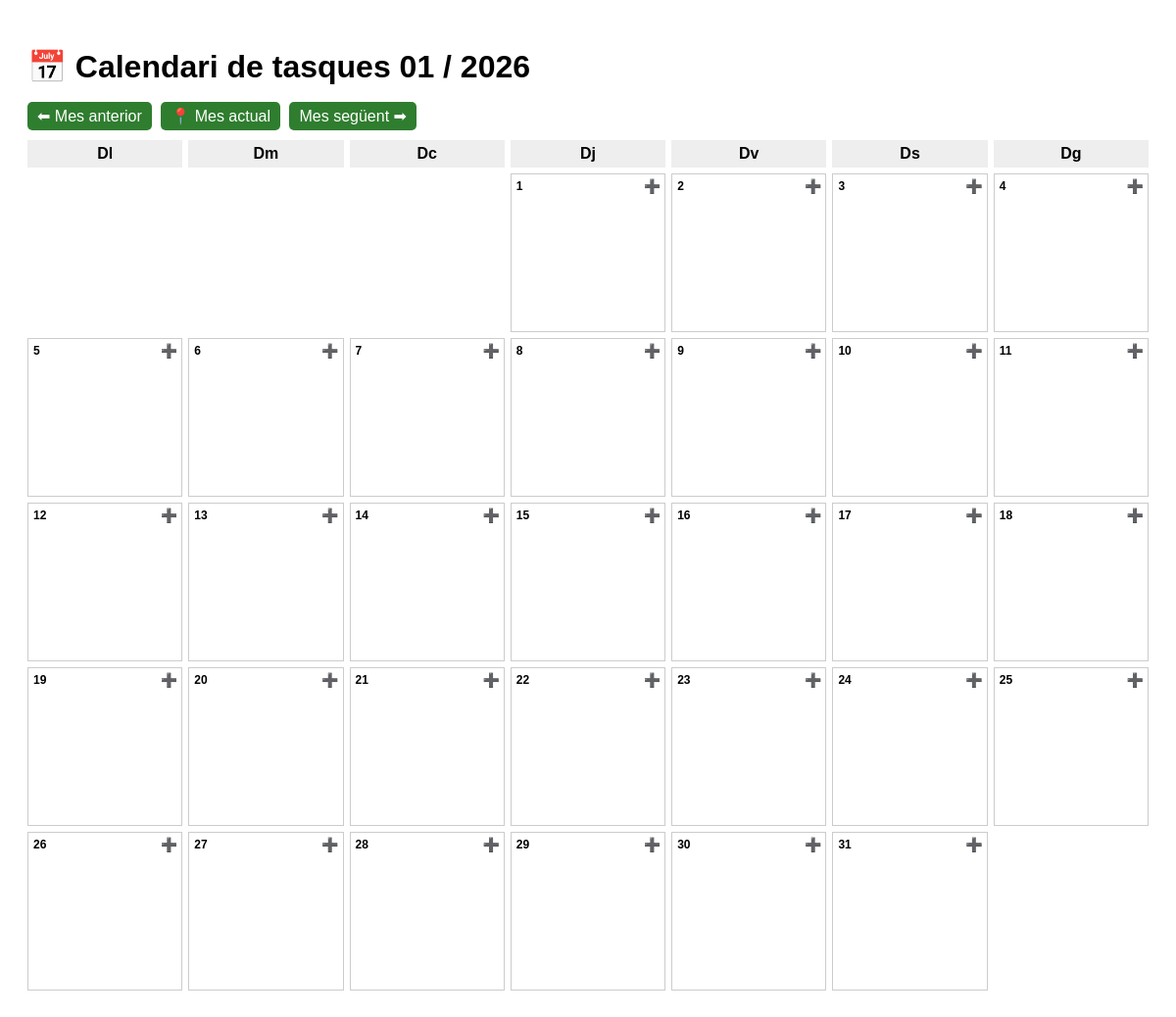
Page /PHP/calendari_tasques.php?mes=01&any=2026 on the earlier database version.
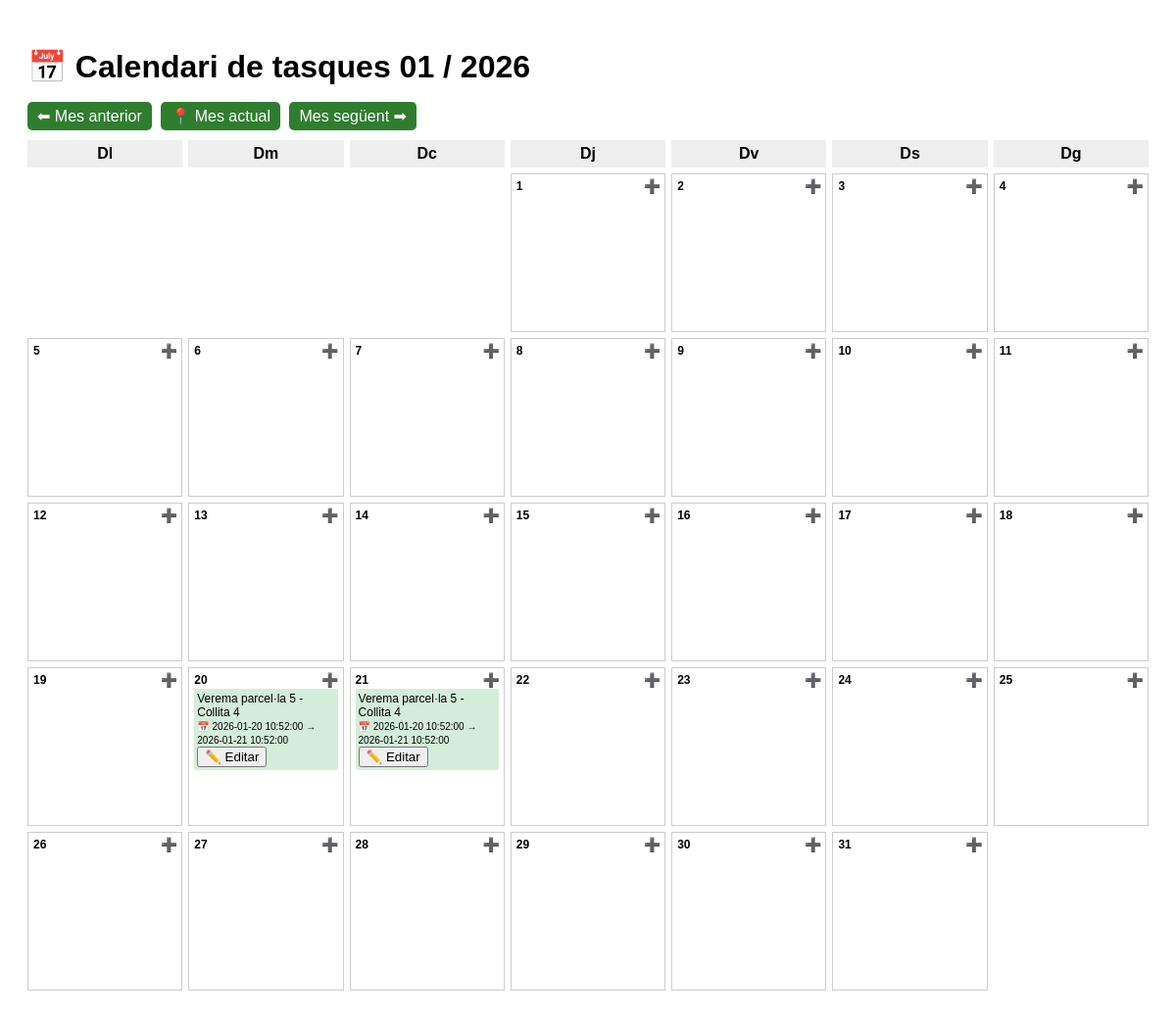
Same page on the later database version.
### tables this page shows
CREATE TABLE `tasca` (
  `id_tasca` int(11) NOT NULL AUTO_INCREMENT,
  `nom_tasca` varchar(150) NOT NULL,
  `tipus_tasca` varchar(100) DEFAULT NULL,
  `id_sector` int(11) DEFAULT NULL,
  `data_inici` date DEFAULT NULL,
  `data_final` date DEFAULT NULL,
  `durada_estimada` varchar(50) DEFAULT NULL,
  `personal_requerit` int(11) DEFAULT NULL,
  `equipament_necessari` text DEFAULT NULL,
  `instruccions` text DEFAULT NULL,
  `dependencies` text DEFAULT NULL,
  `estat` enum('Planificada','En curs','Feta','Cancel·lada') DEFAULT 'Planificada',
  `created_at` timestamp NOT NULL DEFAULT current_timestamp(),
  `id_aplicacio` int(11) DEFAULT NULL,
  `collita_id` int(11) DEFAULT NULL,
  `data_inici_real` datetime DEFAULT NULL,
  `data_fi_real` datetime DEFAULT NULL,
  `notes` text DEFAULT NULL,
  `foto` varchar(255) DEFAULT NULL,
  PRIMARY KEY (`id_tasca`),
  KEY `fk_tasca_sector` (`id_sector`),
  KEY `fk_tasca_aplicacio` (`id_aplicacio`),
  KEY `fk_tasca_collita` (`collita_id`),
  CONSTRAINT `fk_tasca_aplicacio` FOREIGN KEY (`id_aplicacio`) REFERENCES `aplicacio` (`id_aplicacio`) ON DELETE SET NULL ON UPDATE CASCADE,
  CONSTRAINT `fk_tasca_collita` FOREIGN KEY (`collita_id`) REFERENCES `collita` (`collita_id`) ON DELETE SET NULL ON UPDATE CASCADE,
  CONSTRAINT `fk_tasca_sector` FOREIGN KEY (`id_sector`) REFERENCES `sector` (`id_sector`)
);

### PHP/calendari_tasques.php (the view, shortened to what this page needs)
<?php
$conn = new mysqli("localhost","root","","web");
$conn->set_charset("utf8");
$mes = $_GET['mes'] ?? date('m');
$any = $_GET['any'] ?? date('Y');
$primer_dia = "$any-$mes-01";
$dies_mes = date('t', strtotime($primer_dia));
$dia_setmana = date('N', strtotime($primer_dia));
$tascas = $conn->query("
SELECT id_tasca, nom_tasca, data_inici, data_final, estat,
       data_inici_real, data_fi_real, notes, foto
FROM tasca
WHERE
    COALESCE(data_inici_real, data_inici) <= LAST_DAY('$primer_dia')
AND COALESCE(data_fi_real, data_final, data_inici_real, data_inici) >= '$primer_dia'
");
$cal = [];
while ($t = $tascas->fetch_assoc()) {
    $start = $t['data_inici_real'] ?: $t['data_inici'];
    $end   = $t['data_fi_real'] ?: ($t['data_final'] ?: $start);
    for ($d = strtotime($start); $d <= strtotime($end); $d = strtotime("+1 day", $d)) {
        if (date('Y-m', $d) === "$any-$mes") {
            $dia = date('j', $d);
            $cal[$dia][] = $t;
        }
    }
}
$prevMes = date('m', strtotime("-1 month", strtotime($primer_dia)));
$prevAny = date('Y', strtotime("-1 month", strtotime($primer_dia)));
$nextMes = date('m', strtotime("+1 month", strtotime($primer_dia)));
$nextAny = date('Y', strtotime("+1 month", strtotime($primer_dia)));
?>
<!DOCTYPE html>
<html lang="ca">
<head>
</head>
<body>
<h1>📅 Calendari de tasques <?= "$mes / $any" ?></h1>
<div class="nav"> <a href="?mes=<?= $prevMes ?>&any=<?= $prevAny ?>">⬅ Mes anterior</a> <a href="?mes=<?= date('m') ?>&any=<?= date('Y') ?>">📍 Mes actual</a> <a href="?mes=<?= $nextMes ?>&any=<?= $nextAny ?>">Mes següent ➡</a> </div>
<div class="calendar">
<?php
$dias = ['Dl','Dm','Dc','Dj','Dv','Ds','Dg'];
foreach ($dias as $d) echo "<div class='header'>$d</div>";
for ($i=1; $i<$dia_setmana; $i++) echo "<div></div>";
for ($dia=1; $dia<=$dies_mes; $dia++):
?>
<div class="day">
<strong><?= $dia ?></strong>
<span class="add-btn" onclick="openModal('', '<?= "$any-$mes-$dia" ?>')">➕</span>
<?php
if (!empty($cal[$dia])):
foreach ($cal[$dia] as $t):
$cls = strtolower(str_replace(' ','_',$t['estat']));
?>
<div class="<?= $cls ?>">
<?= htmlspecialchars($t['nom_tasca']) ?>
<?php if ($t['data_inici_real'] && $t['data_fi_real']): ?>
<br><small>📅 <?= $t['data_inici_real'] ?> → <?= $t['data_fi_real'] ?></small>
<?php endif; ?>
<br>
<button onclick="openModal(<?= $t['id_tasca'] ?>)">✏️ Editar</button>
</div>
<?php endforeach; endif; ?>
</div>
<?php endfor; ?>
</div>
</body>
</html>

Differences in the rows shown:
now on this page (row edited): tasca: nom_tasca "Verema parcel·la 5 - Collita 4", data_inici_real "2026-01-20 10:52:00", data_fi_real "2026-01-21 10:52:00"
